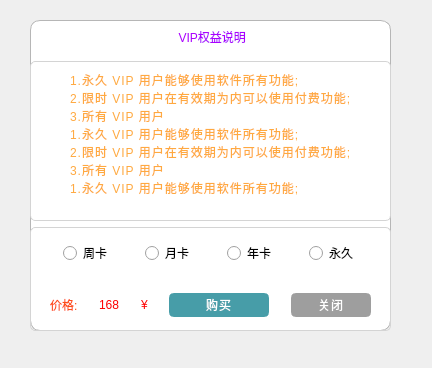
<?xml version="1.0" encoding="UTF-8"?>
<ui version="4.0">
 <class>MainWindow</class>
 <widget class="QMainWindow" name="MainWindow">
  <property name="geometry">
   <rect>
    <x>0</x>
    <y>0</y>
    <width>432</width>
    <height>368</height>
   </rect>
  </property>
  <property name="sizePolicy">
   <sizepolicy hsizetype="Expanding" vsizetype="Expanding">
    <horstretch>0</horstretch>
    <verstretch>0</verstretch>
   </sizepolicy>
  </property>
  <property name="minimumSize">
   <size>
    <width>120</width>
    <height>0</height>
   </size>
  </property>
  <property name="windowTitle">
   <string>MainWindow</string>
  </property>
  <widget class="QWidget" name="centralwidget">
   <widget class="QWidget" name="widget" native="true">
    <property name="geometry">
     <rect>
      <x>30</x>
      <y>20</y>
      <width>361</width>
      <height>311</height>
     </rect>
    </property>
    <property name="styleSheet">
     <string notr="true">#widget{
	background-color: rgb(255, 255, 255);
	border-radius: 10px;
	border: 1px solid rgb(182, 182, 182);
	
}</string>
    </property>
    <layout class="QVBoxLayout" name="verticalLayout">
     <item>
      <widget class="QFrame" name="frame_6">
       <property name="sizePolicy">
        <sizepolicy hsizetype="Preferred" vsizetype="Preferred">
         <horstretch>0</horstretch>
         <verstretch>1</verstretch>
        </sizepolicy>
       </property>
       <property name="styleSheet">
        <string notr="true">#frame_6{
	border: none;
	border-radius: 5px;
}</string>
       </property>
       <property name="frameShape">
        <enum>QFrame::Shape::StyledPanel</enum>
       </property>
       <property name="frameShadow">
        <enum>QFrame::Shadow::Raised</enum>
       </property>
       <layout class="QHBoxLayout" name="horizontalLayout">
        <property name="spacing">
         <number>0</number>
        </property>
        <property name="leftMargin">
         <number>0</number>
        </property>
        <property name="topMargin">
         <number>0</number>
        </property>
        <property name="rightMargin">
         <number>0</number>
        </property>
        <property name="bottomMargin">
         <number>0</number>
        </property>
        <item>
         <spacer name="horizontalSpacer">
          <property name="orientation">
           <enum>Qt::Orientation::Horizontal</enum>
          </property>
          <property name="sizeHint" stdset="0">
           <size>
            <width>88</width>
            <height>20</height>
           </size>
          </property>
         </spacer>
        </item>
        <item>
         <widget class="QPushButton" name="pushButton_2">
          <property name="styleSheet">
           <string notr="true">#pushButton_2{
	border: none;
	font: 700 16pt;
	color: rgb(170, 0, 255);
}</string>
          </property>
          <property name="text">
           <string> VIP权益说明</string>
          </property>
          <property name="icon">
           <iconset resource="../resource.qrc">
            <normaloff>:/icon/resource/icon/vip.png</normaloff>:/icon/resource/icon/vip.png</iconset>
          </property>
          <property name="iconSize">
           <size>
            <width>25</width>
            <height>25</height>
           </size>
          </property>
         </widget>
        </item>
        <item>
         <spacer name="horizontalSpacer_2">
          <property name="orientation">
           <enum>Qt::Orientation::Horizontal</enum>
          </property>
          <property name="sizeHint" stdset="0">
           <size>
            <width>88</width>
            <height>20</height>
           </size>
          </property>
         </spacer>
        </item>
       </layout>
      </widget>
     </item>
     <item>
      <widget class="QFrame" name="frame">
       <property name="sizePolicy">
        <sizepolicy hsizetype="Preferred" vsizetype="Preferred">
         <horstretch>0</horstretch>
         <verstretch>2</verstretch>
        </sizepolicy>
       </property>
       <property name="styleSheet">
        <string notr="true">#frame{
	border-radius: 5px;
	border: 1px solid rgb(212, 212, 212)
}</string>
       </property>
       <property name="frameShape">
        <enum>QFrame::Shape::StyledPanel</enum>
       </property>
       <property name="frameShadow">
        <enum>QFrame::Shadow::Raised</enum>
       </property>
       <layout class="QHBoxLayout" name="horizontalLayout_2">
        <item>
         <spacer name="horizontalSpacer_3">
          <property name="orientation">
           <enum>Qt::Orientation::Horizontal</enum>
          </property>
          <property name="sizeHint" stdset="0">
           <size>
            <width>1</width>
            <height>20</height>
           </size>
          </property>
         </spacer>
        </item>
        <item>
         <widget class="QLabel" name="label_4">
          <property name="styleSheet">
           <string notr="true">#label_4{
	color: rgb(255, 169, 64);
	letter-spacing: 1px;
	font: 500 10pt;
}</string>
          </property>
          <property name="text">
           <string>1.永久 VIP 用户能够使用软件所有功能;
2.限时 VIP 用户在有效期为内可以使用付费功能;
3.所有 VIP 用户
1.永久 VIP 用户能够使用软件所有功能;
2.限时 VIP 用户在有效期为内可以使用付费功能;
3.所有 VIP 用户
1.永久 VIP 用户能够使用软件所有功能;
</string>
          </property>
         </widget>
        </item>
        <item>
         <spacer name="horizontalSpacer_4">
          <property name="orientation">
           <enum>Qt::Orientation::Horizontal</enum>
          </property>
          <property name="sizeHint" stdset="0">
           <size>
            <width>1</width>
            <height>20</height>
           </size>
          </property>
         </spacer>
        </item>
       </layout>
      </widget>
     </item>
     <item>
      <widget class="QWidget" name="widget_2" native="true">
       <property name="sizePolicy">
        <sizepolicy hsizetype="Preferred" vsizetype="Preferred">
         <horstretch>0</horstretch>
         <verstretch>3</verstretch>
        </sizepolicy>
       </property>
       <property name="styleSheet">
        <string notr="true">#widget_2{
	border-radius: 5px;
	border: 1px solid rgb(212, 212, 212)
}</string>
       </property>
       <layout class="QVBoxLayout" name="verticalLayout_2">
        <property name="spacing">
         <number>0</number>
        </property>
        <property name="leftMargin">
         <number>0</number>
        </property>
        <property name="topMargin">
         <number>0</number>
        </property>
        <property name="rightMargin">
         <number>0</number>
        </property>
        <property name="bottomMargin">
         <number>0</number>
        </property>
        <item>
         <widget class="QFrame" name="frame_2">
          <property name="styleSheet">
           <string notr="true">#frame_2{
	border: none;

}</string>
          </property>
          <property name="frameShape">
           <enum>QFrame::Shape::StyledPanel</enum>
          </property>
          <property name="frameShadow">
           <enum>QFrame::Shadow::Raised</enum>
          </property>
          <layout class="QHBoxLayout" name="horizontalLayout_3">
           <property name="spacing">
            <number>0</number>
           </property>
           <property name="leftMargin">
            <number>0</number>
           </property>
           <property name="topMargin">
            <number>0</number>
           </property>
           <property name="rightMargin">
            <number>0</number>
           </property>
           <property name="bottomMargin">
            <number>0</number>
           </property>
           <item>
            <spacer name="horizontalSpacer_5">
             <property name="orientation">
              <enum>Qt::Orientation::Horizontal</enum>
             </property>
             <property name="sizeHint" stdset="0">
              <size>
               <width>23</width>
               <height>18</height>
              </size>
             </property>
            </spacer>
           </item>
           <item>
            <widget class="QRadioButton" name="radioButton">
             <property name="styleSheet">
              <string notr="true">#radioButton{
	font: 700 10pt;
}</string>
             </property>
             <property name="text">
              <string>周卡</string>
             </property>
            </widget>
           </item>
           <item>
            <spacer name="horizontalSpacer_6">
             <property name="orientation">
              <enum>Qt::Orientation::Horizontal</enum>
             </property>
             <property name="sizeHint" stdset="0">
              <size>
               <width>22</width>
               <height>18</height>
              </size>
             </property>
            </spacer>
           </item>
           <item>
            <widget class="QRadioButton" name="radioButton_2">
             <property name="styleSheet">
              <string notr="true">#radioButton_2{
	font: 700 10pt;
}</string>
             </property>
             <property name="text">
              <string>月卡</string>
             </property>
            </widget>
           </item>
           <item>
            <spacer name="horizontalSpacer_7">
             <property name="orientation">
              <enum>Qt::Orientation::Horizontal</enum>
             </property>
             <property name="sizeHint" stdset="0">
              <size>
               <width>22</width>
               <height>18</height>
              </size>
             </property>
            </spacer>
           </item>
           <item>
            <widget class="QRadioButton" name="radioButton_4">
             <property name="styleSheet">
              <string notr="true">#radioButton_4{
	font: 700 10pt;
}</string>
             </property>
             <property name="text">
              <string>年卡</string>
             </property>
            </widget>
           </item>
           <item>
            <spacer name="horizontalSpacer_8">
             <property name="orientation">
              <enum>Qt::Orientation::Horizontal</enum>
             </property>
             <property name="sizeHint" stdset="0">
              <size>
               <width>22</width>
               <height>18</height>
              </size>
             </property>
            </spacer>
           </item>
           <item>
            <widget class="QRadioButton" name="radioButton_5">
             <property name="styleSheet">
              <string notr="true">#radioButton_5{
	font: 700 10pt;
}</string>
             </property>
             <property name="text">
              <string>永久</string>
             </property>
            </widget>
           </item>
           <item>
            <spacer name="horizontalSpacer_9">
             <property name="orientation">
              <enum>Qt::Orientation::Horizontal</enum>
             </property>
             <property name="sizeHint" stdset="0">
              <size>
               <width>23</width>
               <height>18</height>
              </size>
             </property>
            </spacer>
           </item>
          </layout>
         </widget>
        </item>
        <item>
         <widget class="QFrame" name="frame_4">
          <property name="sizePolicy">
           <sizepolicy hsizetype="Expanding" vsizetype="Preferred">
            <horstretch>0</horstretch>
            <verstretch>0</verstretch>
           </sizepolicy>
          </property>
          <property name="styleSheet">
           <string notr="true">#frame_4{
	border: none;
}</string>
          </property>
          <property name="frameShape">
           <enum>QFrame::Shape::StyledPanel</enum>
          </property>
          <property name="frameShadow">
           <enum>QFrame::Shadow::Raised</enum>
          </property>
          <layout class="QHBoxLayout" name="horizontalLayout_4">
           <property name="spacing">
            <number>1</number>
           </property>
           <property name="leftMargin">
            <number>0</number>
           </property>
           <property name="topMargin">
            <number>0</number>
           </property>
           <property name="rightMargin">
            <number>0</number>
           </property>
           <property name="bottomMargin">
            <number>0</number>
           </property>
           <item>
            <spacer name="horizontalSpacer_12">
             <property name="orientation">
              <enum>Qt::Orientation::Horizontal</enum>
             </property>
             <property name="sizeHint" stdset="0">
              <size>
               <width>11</width>
               <height>18</height>
              </size>
             </property>
            </spacer>
           </item>
           <item>
            <widget class="QLabel" name="label">
             <property name="styleSheet">
              <string notr="true">#label{
	color:rgb(255, 78, 24);
	font: 700 12pt;
}</string>
             </property>
             <property name="text">
              <string>价格:</string>
             </property>
            </widget>
           </item>
           <item>
            <spacer name="horizontalSpacer_13">
             <property name="orientation">
              <enum>Qt::Orientation::Horizontal</enum>
             </property>
             <property name="sizeHint" stdset="0">
              <size>
               <width>0</width>
               <height>18</height>
              </size>
             </property>
            </spacer>
           </item>
           <item>
            <widget class="QLabel" name="label_2">
             <property name="styleSheet">
              <string notr="true">#label_2{
	color:rgb(255, 0, 0);
	font: 700 14pt;
}</string>
             </property>
             <property name="text">
              <string>168</string>
             </property>
            </widget>
           </item>
           <item>
            <spacer name="horizontalSpacer_14">
             <property name="orientation">
              <enum>Qt::Orientation::Horizontal</enum>
             </property>
             <property name="sizeHint" stdset="0">
              <size>
               <width>3</width>
               <height>20</height>
              </size>
             </property>
            </spacer>
           </item>
           <item>
            <widget class="QLabel" name="label_3">
             <property name="styleSheet">
              <string notr="true">#label_3{
	color:rgb(255, 0, 0);
	font: 700 14pt;
}</string>
             </property>
             <property name="text">
              <string>¥</string>
             </property>
            </widget>
           </item>
           <item>
            <spacer name="horizontalSpacer_10">
             <property name="orientation">
              <enum>Qt::Orientation::Horizontal</enum>
             </property>
             <property name="sizeHint" stdset="0">
              <size>
               <width>13</width>
               <height>18</height>
              </size>
             </property>
            </spacer>
           </item>
           <item>
            <widget class="QPushButton" name="pushButton">
             <property name="minimumSize">
              <size>
               <width>100</width>
               <height>0</height>
              </size>
             </property>
             <property name="maximumSize">
              <size>
               <width>100</width>
               <height>16777215</height>
              </size>
             </property>
             <property name="styleSheet">
              <string notr="true">#pushButton{
	font: 700 16pt ;
	background-color: rgb(71,157,168);
	color: rgb(255,255,255);
	border-radius: 5px;
	border: 3px solid rgb(71,157,168);
	letter-spacing: 1px;

}

#pushButton:hover{
	background-color: rgb(255, 0, 0);
	border: 3px solid rgb(255, 0, 0);
	color: rgb(255,255,255);
}
</string>
             </property>
             <property name="text">
              <string>购买</string>
             </property>
            </widget>
           </item>
           <item>
            <spacer name="horizontalSpacer_15">
             <property name="orientation">
              <enum>Qt::Orientation::Horizontal</enum>
             </property>
             <property name="sizeHint" stdset="0">
              <size>
               <width>21</width>
               <height>20</height>
              </size>
             </property>
            </spacer>
           </item>
           <item>
            <widget class="QPushButton" name="pushButton_3">
             <property name="minimumSize">
              <size>
               <width>80</width>
               <height>0</height>
              </size>
             </property>
             <property name="maximumSize">
              <size>
               <width>80</width>
               <height>16777215</height>
              </size>
             </property>
             <property name="styleSheet">
              <string notr="true">#pushButton_3{
	font: 700 14pt ;
	background-color: rgb(158, 158, 158);
	color: rgb(255,255,255);
	border-radius: 5px;
	border: 3px solid rgb(158, 158, 158);
	letter-spacing: 1px;

}

#pushButton_3:hover{
	background-color: rgb(12, 12, 12);
	color: rgb(255,255,255);
border: 3px solid rgb(12, 12, 12);
}
</string>
             </property>
             <property name="text">
              <string>关闭</string>
             </property>
            </widget>
           </item>
           <item>
            <spacer name="horizontalSpacer_11">
             <property name="orientation">
              <enum>Qt::Orientation::Horizontal</enum>
             </property>
             <property name="sizeHint" stdset="0">
              <size>
               <width>11</width>
               <height>18</height>
              </size>
             </property>
            </spacer>
           </item>
          </layout>
         </widget>
        </item>
       </layout>
      </widget>
     </item>
    </layout>
   </widget>
  </widget>
 </widget>
 <resources>
  <include location="../resource.qrc"/>
 </resources>
 <connections>
  <connection>
   <sender>pushButton_3</sender>
   <signal>clicked()</signal>
   <receiver>MainWindow</receiver>
   <slot>close()</slot>
   <hints>
    <hint type="sourcelabel">
     <x>312</x>
     <y>292</y>
    </hint>
    <hint type="destinationlabel">
     <x>336</x>
     <y>337</y>
    </hint>
   </hints>
  </connection>
 </connections>
</ui>
